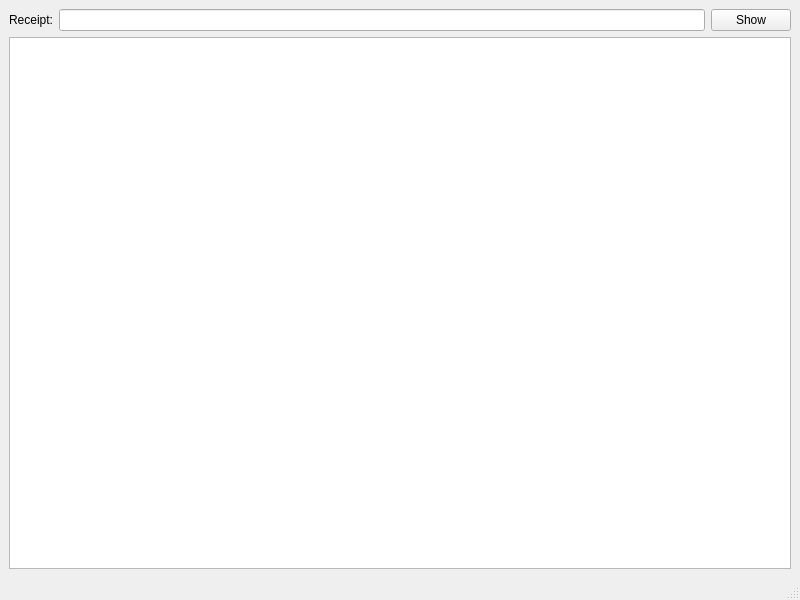
<?xml version="1.0" encoding="UTF-8"?>
<ui version="4.0">
 <class>MainWindow</class>
 <widget class="QMainWindow" name="MainWindow">
  <property name="geometry">
   <rect>
    <x>0</x>
    <y>0</y>
    <width>800</width>
    <height>600</height>
   </rect>
  </property>
  <property name="windowTitle">
   <string>MainWindow</string>
  </property>
  <widget class="QWidget" name="centralwidget">
   <layout class="QVBoxLayout" name="verticalLayout">
    <item>
     <widget class="QWidget" name="widget_2" native="true">
      <layout class="QHBoxLayout" name="horizontalLayout">
       <property name="leftMargin">
        <number>0</number>
       </property>
       <property name="topMargin">
        <number>0</number>
       </property>
       <property name="rightMargin">
        <number>0</number>
       </property>
       <property name="bottomMargin">
        <number>0</number>
       </property>
       <item>
        <widget class="QWidget" name="widget_3" native="true">
         <layout class="QHBoxLayout" name="horizontalLayout_2">
          <property name="leftMargin">
           <number>0</number>
          </property>
          <property name="topMargin">
           <number>0</number>
          </property>
          <property name="rightMargin">
           <number>0</number>
          </property>
          <property name="bottomMargin">
           <number>0</number>
          </property>
          <item>
           <widget class="QLabel" name="label">
            <property name="text">
             <string>Receipt:</string>
            </property>
           </widget>
          </item>
         </layout>
        </widget>
       </item>
       <item>
        <widget class="QWidget" name="widget_5" native="true">
         <layout class="QVBoxLayout" name="verticalLayout_3" stretch="0">
          <property name="spacing">
           <number>0</number>
          </property>
          <property name="sizeConstraint">
           <enum>QLayout::SetDefaultConstraint</enum>
          </property>
          <property name="leftMargin">
           <number>0</number>
          </property>
          <property name="topMargin">
           <number>0</number>
          </property>
          <property name="rightMargin">
           <number>0</number>
          </property>
          <property name="bottomMargin">
           <number>0</number>
          </property>
          <item>
           <widget class="QLineEdit" name="leReceipt"/>
          </item>
         </layout>
        </widget>
       </item>
       <item>
        <widget class="QWidget" name="widget_4" native="true">
         <layout class="QVBoxLayout" name="verticalLayout_2">
          <property name="leftMargin">
           <number>0</number>
          </property>
          <property name="topMargin">
           <number>0</number>
          </property>
          <property name="rightMargin">
           <number>0</number>
          </property>
          <property name="bottomMargin">
           <number>0</number>
          </property>
          <item>
           <widget class="QPushButton" name="btnShow">
            <property name="text">
             <string>Show</string>
            </property>
           </widget>
          </item>
         </layout>
        </widget>
       </item>
      </layout>
     </widget>
    </item>
    <item>
     <widget class="QWidget" name="widget" native="true">
      <layout class="QHBoxLayout" name="horizontalLayout_3">
       <property name="leftMargin">
        <number>0</number>
       </property>
       <property name="topMargin">
        <number>0</number>
       </property>
       <property name="rightMargin">
        <number>0</number>
       </property>
       <property name="bottomMargin">
        <number>0</number>
       </property>
       <item>
        <widget class="QPlainTextEdit" name="pteOutput">
         <property name="enabled">
          <bool>true</bool>
         </property>
         <property name="readOnly">
          <bool>true</bool>
         </property>
        </widget>
       </item>
      </layout>
     </widget>
    </item>
   </layout>
  </widget>
  <widget class="QMenuBar" name="menubar">
   <property name="geometry">
    <rect>
     <x>0</x>
     <y>0</y>
     <width>800</width>
     <height>21</height>
    </rect>
   </property>
  </widget>
  <widget class="QStatusBar" name="statusbar"/>
 </widget>
 <resources/>
 <connections/>
</ui>
